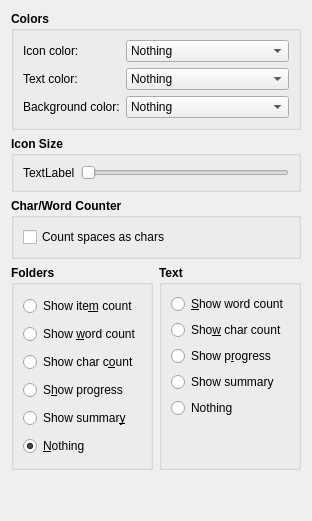
         <widget class="QWidget" name="tab">
          <attribute name="icon">
           <iconset theme="view-list-tree">
            <normaloff>.</normaloff>.</iconset>
          </attribute>
          <attribute name="title">
           <string>Tree</string>
          </attribute>
          <layout class="QVBoxLayout" name="verticalLayout_17">
           <item>
            <widget class="QGroupBox" name="groupBox_3">
             <property name="font">
              <font>
               <weight>75</weight>
               <bold>true</bold>
              </font>
             </property>
             <property name="title">
              <string>Colors</string>
             </property>
             <layout class="QFormLayout" name="formLayout">
              <property name="fieldGrowthPolicy">
               <enum>QFormLayout::ExpandingFieldsGrow</enum>
              </property>
              <item row="0" column="0">
               <widget class="QLabel" name="label_3">
                <property name="font">
                 <font>
                  <weight>50</weight>
                  <bold>false</bold>
                 </font>
                </property>
                <property name="text">
                 <string>Icon color:</string>
                </property>
               </widget>
              </item>
              <item row="0" column="1">
               <widget class="QComboBox" name="cmbTreeIcon">
                <property name="sizePolicy">
                 <sizepolicy hsizetype="Expanding" vsizetype="Fixed">
                  <horstretch>0</horstretch>
                  <verstretch>0</verstretch>
                 </sizepolicy>
                </property>
                <property name="font">
                 <font>
                  <weight>50</weight>
                  <bold>false</bold>
                 </font>
                </property>
                <item>
                 <property name="text">
                  <string>Nothing</string>
                 </property>
                </item>
                <item>
                 <property name="text">
                  <string>POV</string>
                 </property>
                </item>
                <item>
                 <property name="text">
                  <string>Label</string>
                 </property>
                </item>
                <item>
                 <property name="text">
                  <string>Progress</string>
                 </property>
                </item>
                <item>
                 <property name="text">
                  <string>Compile</string>
                 </property>
                </item>
               </widget>
              </item>
              <item row="1" column="0">
               <widget class="QLabel" name="label_4">
                <property name="font">
                 <font>
                  <weight>50</weight>
                  <bold>false</bold>
                 </font>
                </property>
                <property name="text">
                 <string>Text color:</string>
                </property>
               </widget>
              </item>
              <item row="1" column="1">
               <widget class="QComboBox" name="cmbTreeText">
                <property name="sizePolicy">
                 <sizepolicy hsizetype="Expanding" vsizetype="Fixed">
                  <horstretch>0</horstretch>
                  <verstretch>0</verstretch>
                 </sizepolicy>
                </property>
                <property name="font">
                 <font>
                  <weight>50</weight>
                  <bold>false</bold>
                 </font>
                </property>
                <item>
                 <property name="text">
                  <string>Nothing</string>
                 </property>
                </item>
                <item>
                 <property name="text">
                  <string>POV</string>
                 </property>
                </item>
                <item>
                 <property name="text">
                  <string>Label</string>
                 </property>
                </item>
                <item>
                 <property name="text">
                  <string>Progress</string>
                 </property>
                </item>
                <item>
                 <property name="text">
                  <string>Compile</string>
                 </property>
                </item>
               </widget>
              </item>
              <item row="2" column="0">
               <widget class="QLabel" name="label_5">
                <property name="font">
                 <font>
                  <weight>50</weight>
                  <bold>false</bold>
                 </font>
                </property>
                <property name="text">
                 <string>Background color:</string>
                </property>
               </widget>
              </item>
              <item row="2" column="1">
               <widget class="QComboBox" name="cmbTreeBackground">
                <property name="sizePolicy">
                 <sizepolicy hsizetype="Expanding" vsizetype="Fixed">
                  <horstretch>0</horstretch>
                  <verstretch>0</verstretch>
                 </sizepolicy>
                </property>
                <property name="font">
                 <font>
                  <weight>50</weight>
                  <bold>false</bold>
                 </font>
                </property>
                <item>
                 <property name="text">
                  <string>Nothing</string>
                 </property>
                </item>
                <item>
                 <property name="text">
                  <string>POV</string>
                 </property>
                </item>
                <item>
                 <property name="text">
                  <string>Label</string>
                 </property>
                </item>
                <item>
                 <property name="text">
                  <string>Progress</string>
                 </property>
                </item>
                <item>
                 <property name="text">
                  <string>Compile</string>
                 </property>
                </item>
               </widget>
              </item>
             </layout>
            </widget>
           </item>
           <item>
            <widget class="QGroupBox" name="groupBox_16">
             <property name="font">
              <font>
               <weight>75</weight>
               <bold>true</bold>
              </font>
             </property>
             <property name="title">
              <string>Icon Size</string>
             </property>
             <layout class="QHBoxLayout" name="horizontalLayout_11">
              <item>
               <widget class="QLabel" name="lblTreeIconSize">
                <property name="font">
                 <font>
                  <weight>50</weight>
                  <bold>false</bold>
                 </font>
                </property>
                <property name="text">
                 <string>TextLabel</string>
                </property>
               </widget>
              </item>
              <item>
               <widget class="QSlider" name="sldTreeIconSize">
                <property name="font">
                 <font>
                  <weight>50</weight>
                  <bold>false</bold>
                 </font>
                </property>
                <property name="minimum">
                 <number>16</number>
                </property>
                <property name="maximum">
                 <number>128</number>
                </property>
                <property name="orientation">
                 <enum>Qt::Horizontal</enum>
                </property>
               </widget>
              </item>
             </layout>
            </widget>
           </item>
           <item>
            <widget class="QGroupBox" name="horizontalGroupBox">
             <property name="font">
              <font>
               <weight>75</weight>
               <bold>true</bold>
              </font>
             </property>
             <property name="title">
              <string>Char/Word Counter</string>
             </property>
             <layout class="QHBoxLayout" name="horizontalLayout_13">
              <property name="leftMargin">
               <number>9</number>
              </property>
              <property name="topMargin">
               <number>9</number>
              </property>
              <property name="rightMargin">
               <number>9</number>
              </property>
              <property name="bottomMargin">
               <number>9</number>
              </property>
              <item>
               <widget class="QCheckBox" name="chkCountSpaces">
                <property name="font">
                 <font>
                  <weight>50</weight>
                  <bold>false</bold>
                 </font>
                </property>
                <property name="text">
                 <string>Count spaces as chars</string>
                </property>
               </widget>
              </item>
              <item>
               <spacer name="horizontalSpacer_7">
                <property name="orientation">
                 <enum>Qt::Horizontal</enum>
                </property>
                <property name="sizeHint" stdset="0">
                 <size>
                  <width>40</width>
                  <height>20</height>
                 </size>
                </property>
               </spacer>
              </item>
             </layout>
            </widget>
           </item>
           <item>
            <layout class="QHBoxLayout" name="horizontalLayout_9">
             <item>
              <widget class="QGroupBox" name="groupBox_8">
               <property name="font">
                <font>
                 <weight>75</weight>
                 <bold>true</bold>
                </font>
               </property>
               <property name="title">
                <string>Folders</string>
               </property>
               <layout class="QVBoxLayout" name="verticalLayout_15">
                <item>
                 <widget class="QRadioButton" name="rdoTreeItemCount">
                  <property name="font">
                   <font>
                    <weight>50</weight>
                    <bold>false</bold>
                   </font>
                  </property>
                  <property name="text">
                   <string>Show ite&amp;m count</string>
                  </property>
                 </widget>
                </item>
                <item>
                 <widget class="QRadioButton" name="rdoTreeWC">
                  <property name="font">
                   <font>
                    <weight>50</weight>
                    <bold>false</bold>
                   </font>
                  </property>
                  <property name="text">
                   <string>Show &amp;word count</string>
                  </property>
                 </widget>
                </item>
                <item>
                 <widget class="QRadioButton" name="rdoTreeCC">
                  <property name="font">
                   <font>
                    <weight>50</weight>
                    <bold>false</bold>
                   </font>
                  </property>
                  <property name="text">
                   <string>Show char c&amp;ount</string>
                  </property>
                 </widget>
                </item>
                <item>
                 <widget class="QRadioButton" name="rdoTreeProgress">
                  <property name="font">
                   <font>
                    <weight>50</weight>
                    <bold>false</bold>
                   </font>
                  </property>
                  <property name="text">
                   <string>S&amp;how progress</string>
                  </property>
                 </widget>
                </item>
                <item>
                 <widget class="QRadioButton" name="rdoTreeSummary">
                  <property name="font">
                   <font>
                    <weight>50</weight>
                    <bold>false</bold>
                   </font>
                  </property>
                  <property name="text">
                   <string>Show summar&amp;y</string>
                  </property>
                 </widget>
                </item>
                <item>
                 <widget class="QRadioButton" name="rdoTreeNothing">
                  <property name="font">
                   <font>
                    <weight>50</weight>
                    <bold>false</bold>
                   </font>
                  </property>
                  <property name="text">
                   <string>&amp;Nothing</string>
                  </property>
                  <property name="checked">
                   <bool>true</bool>
                  </property>
                 </widget>
                </item>
               </layout>
              </widget>
             </item>
             <item>
              <widget class="QGroupBox" name="groupBox_9">
               <property name="font">
                <font>
                 <weight>75</weight>
                 <bold>true</bold>
                </font>
               </property>
               <property name="title">
                <string>Text</string>
               </property>
               <layout class="QVBoxLayout" name="verticalLayout_16">
                <item>
                 <widget class="QRadioButton" name="rdoTreeTextWC">
                  <property name="font">
                   <font>
                    <weight>50</weight>
                    <bold>false</bold>
                   </font>
                  </property>
                  <property name="text">
                   <string>&amp;Show word count</string>
                  </property>
                 </widget>
                </item>
                <item>
                 <widget class="QRadioButton" name="rdoTreeTextCC">
                  <property name="font">
                   <font>
                    <weight>50</weight>
                    <bold>false</bold>
                   </font>
                  </property>
                  <property name="text">
                   <string>Sho&amp;w char count</string>
                  </property>
                 </widget>
                </item>
                <item>
                 <widget class="QRadioButton" name="rdoTreeTextProgress">
                  <property name="font">
                   <font>
                    <weight>50</weight>
                    <bold>false</bold>
                   </font>
                  </property>
                  <property name="text">
                   <string>Show p&amp;rogress</string>
                  </property>
                 </widget>
                </item>
                <item>
                 <widget class="QRadioButton" name="rdoTreeTextSummary">
                  <property name="font">
                   <font>
                    <weight>50</weight>
                    <bold>false</bold>
                   </font>
                  </property>
                  <property name="text">
                   <string>Show summary</string>
                  </property>
                 </widget>
                </item>
                <item>
                 <widget class="QRadioButton" name="rdoTreeTextNothing">
                  <property name="font">
                   <font>
                    <weight>50</weight>
                    <bold>false</bold>
                   </font>
                  </property>
                  <property name="text">
                   <string>Nothing</string>
                  </property>
                 </widget>
                </item>
                <item>
                 <spacer name="verticalSpacer_6">
                  <property name="font">
                   <font>
                    <weight>50</weight>
                    <bold>false</bold>
                   </font>
                  </property>
                  <property name="orientation">
                   <enum>Qt::Vertical</enum>
                  </property>
                  <property name="sizeHint" stdset="0">
                   <size>
                    <width>20</width>
                    <height>40</height>
                   </size>
                  </property>
                 </spacer>
                </item>
               </layout>
               <zorder>rdoTreeTextCC</zorder>
               <zorder>rdoTreeTextWC</zorder>
               <zorder>rdoTreeTextProgress</zorder>
               <zorder>rdoTreeTextSummary</zorder>
               <zorder>rdoTreeTextNothing</zorder>
              </widget>
             </item>
            </layout>
           </item>
           <item>
            <spacer name="verticalSpacer_3">
             <property name="orientation">
              <enum>Qt::Vertical</enum>
             </property>
             <property name="sizeHint" stdset="0">
              <size>
               <width>20</width>
               <height>40</height>
              </size>
             </property>
            </spacer>
           </item>
          </layout>
         </widget>
